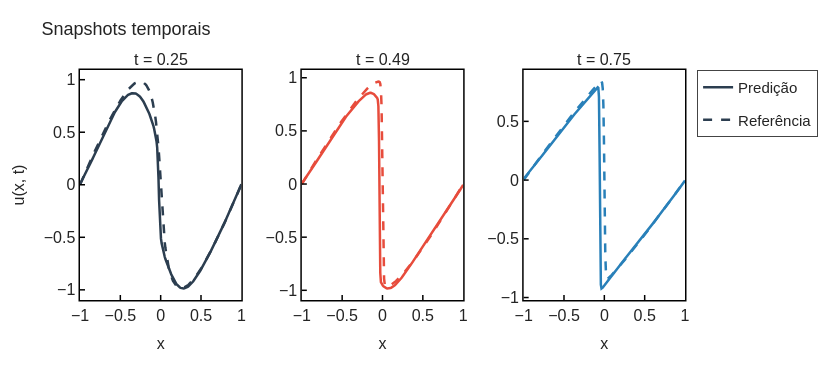

The cell this chart's notebook holds for it:
### Code cell
# snapshots temporais
plot_profiles(
    results['U_pred_snaps'], results['U_ref_snaps'],
    results['x'],
    slices=results['snap_times'],
    title='Snapshots temporais',
    xlabel='x', ylabel='u(x, t)',
    slice_label='t'
)

### Figure 1 — Plotly figure (JSON) as saved in the notebook; plotly's stock layout.template omitted (floating-point values rounded to 4 significant figures; data arrays with more than 128 entries replaced by an {"elided": "..."} marker saying what was removed)
{"data": [{"legendgroup": "pred", "line": {"color": "#2C3E50", "width": 2.5}, "mode": "lines", "name": "Predição", "showlegend": true, "type": "scatter", "x": {"elided": "256 float values"}, "xaxis": "x", "y": {"elided": "256 float values"}, "yaxis": "y"}, {"legendgroup": "ref", "line": {"color": "#2C3E50", "dash": "dash", "width": 2.5}, "mode": "lines", "name": "Referência", "showlegend": true, "type": "scatter", "x": {"elided": "256 float values"}, "xaxis": "x", "y": {"elided": "256 float values"}, "yaxis": "y"}, {"legendgroup": "pred", "line": {"color": "#E74C3C", "width": 2.5}, "mode": "lines", "name": "Predição", "showlegend": false, "type": "scatter", "x": {"elided": "256 float values"}, "xaxis": "x2", "y": {"elided": "256 float values"}, "yaxis": "y2"}, {"legendgroup": "ref", "line": {"color": "#E74C3C", "dash": "dash", "width": 2.5}, "mode": "lines", "name": "Referência", "showlegend": false, "type": "scatter", "x": {"elided": "256 float values"}, "xaxis": "x2", "y": {"elided": "256 float values"}, "yaxis": "y2"}, {"legendgroup": "pred", "line": {"color": "#2980B9", "width": 2.5}, "mode": "lines", "name": "Predição", "showlegend": false, "type": "scatter", "x": {"elided": "256 float values"}, "xaxis": "x3", "y": {"elided": "256 float values"}, "yaxis": "y3"}, {"legendgroup": "ref", "line": {"color": "#2980B9", "dash": "dash", "width": 2.5}, "mode": "lines", "name": "Referência", "showlegend": false, "type": "scatter", "x": {"elided": "256 float values"}, "xaxis": "x3", "y": {"elided": "256 float values"}, "yaxis": "y3"}], "layout": {"annotations": [{"font": {"size": 16}, "showarrow": false, "text": "t = 0.25", "x": 0.1333, "xanchor": "center", "xref": "paper", "y": 1, "yanchor": "bottom", "yref": "paper"}, {"font": {"size": 16}, "showarrow": false, "text": "t = 0.49", "x": 0.5, "xanchor": "center", "xref": "paper", "y": 1, "yanchor": "bottom", "yref": "paper"}, {"font": {"size": 16}, "showarrow": false, "text": "t = 0.75", "x": 0.8667, "xanchor": "center", "xref": "paper", "y": 1, "yanchor": "bottom", "yref": "paper"}], "font": {"family": "Arial", "size": 16}, "height": 370, "legend": {"borderwidth": 1, "font": {"size": 15}, "orientation": "v", "x": 1.02, "xanchor": "left", "y": 1, "yanchor": "top"}, "margin": {"b": 70, "l": 80, "r": 60, "t": 70}, "title": {"font": {"size": 18}, "text": "Snapshots temporais"}, "width": 830, "xaxis": {"anchor": "y", "domain": [0, 0.2667], "linecolor": "black", "linewidth": 1.5, "mirror": true, "showline": true, "tickcolor": "black", "ticklen": 5, "ticks": "inside", "tickwidth": 1.5, "title": {"font": {"size": 16}, "text": "x"}}, "xaxis2": {"anchor": "y2", "domain": [0.3667, 0.6333], "linecolor": "black", "linewidth": 1.5, "mirror": true, "showline": true, "tickcolor": "black", "ticklen": 5, "ticks": "inside", "tickwidth": 1.5, "title": {"font": {"size": 16}, "text": "x"}}, "xaxis3": {"anchor": "y3", "domain": [0.7333, 1], "linecolor": "black", "linewidth": 1.5, "mirror": true, "showline": true, "tickcolor": "black", "ticklen": 5, "ticks": "inside", "tickwidth": 1.5, "title": {"font": {"size": 16}, "text": "x"}}, "yaxis": {"anchor": "x", "domain": [0, 1], "linecolor": "black", "linewidth": 1.5, "mirror": true, "showline": true, "tickcolor": "black", "ticklen": 5, "ticks": "inside", "tickwidth": 1.5, "title": {"font": {"size": 16}, "text": "u(x, t)"}}, "yaxis2": {"anchor": "x2", "domain": [0, 1], "linecolor": "black", "linewidth": 1.5, "mirror": true, "showline": true, "tickcolor": "black", "ticklen": 5, "ticks": "inside", "tickwidth": 1.5, "title": {"font": {"size": 16}, "text": ""}}, "yaxis3": {"anchor": "x3", "domain": [0, 1], "linecolor": "black", "linewidth": 1.5, "mirror": true, "showline": true, "tickcolor": "black", "ticklen": 5, "ticks": "inside", "tickwidth": 1.5, "title": {"font": {"size": 16}, "text": ""}}}}
